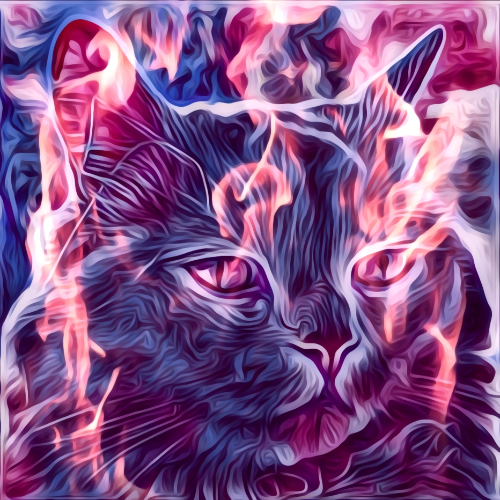
#> input picture 6_joining_images/bulut.png, 500 x 500 px
$ python goruntu_birlestirme.py
#> lines starting #> are read from the running program, lines starting #| are printed output that depends on the picture
import cv2
import numpy as np


#içe aktar
img = cv2.imread("bulut.png")
#> img is the input picture: shape (500, 500, 3); mean B, G, R 136, 81.4, 132.3
cv2.imshow("orjinal", img)


#yatay birleştirme
hor = np.hstack((img, img)) #matrisin yatay eklenmesi
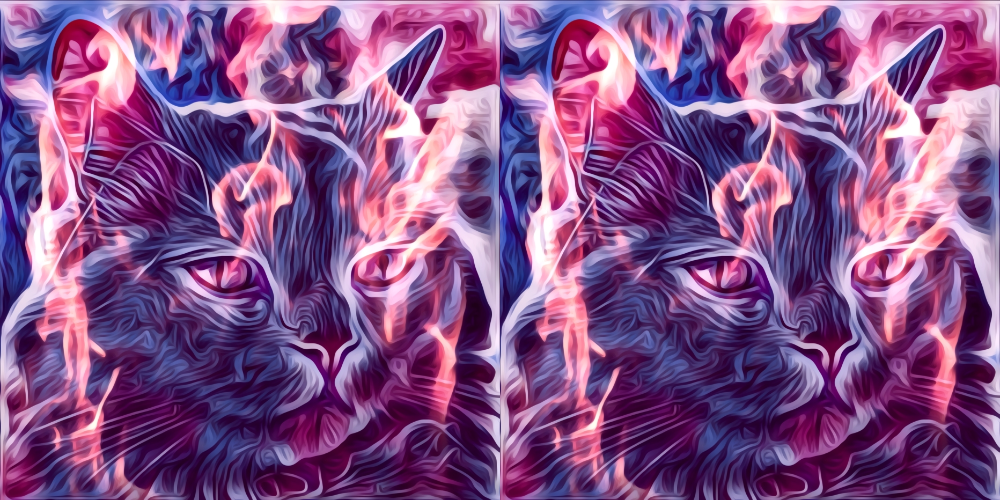
#> hor: shape (500, 1000, 3); mean B, G, R 136, 81.4, 132.3
cv2.imshow("Horizontal", hor ,)


#dikey birleştirme
ver = np.vstack((img,img)) #matrsin dikey eklenmesi
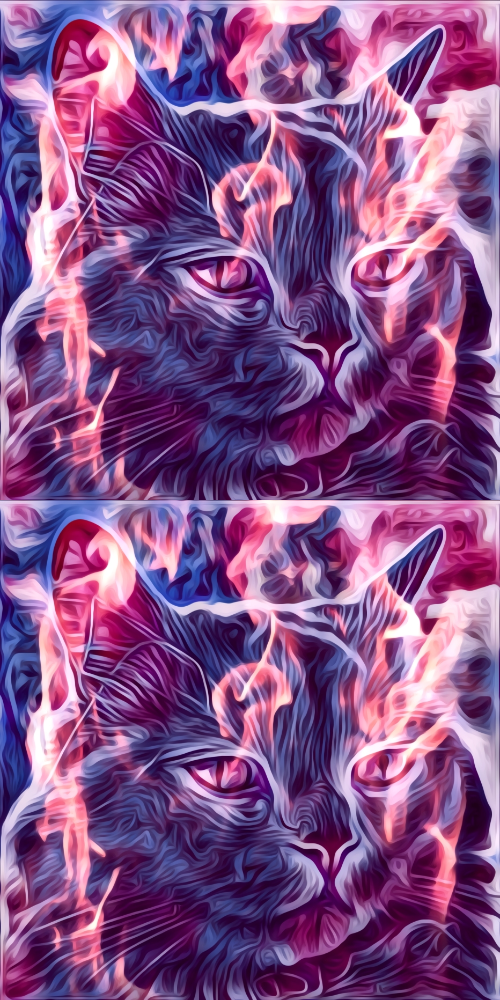
#> ver: shape (1000, 500, 3); mean B, G, R 136, 81.4, 132.3
cv2.imshow("Dikey", ver)

k =  cv2.waitKey(0) & 0xFF
#> (key Esc is pressed here)
if k == 27: cv2.destroyAllWindows()
elif k == ord("s"):
    cv2.imwrite("bulut.png", img)
    cv2.destroyAllWindows()
